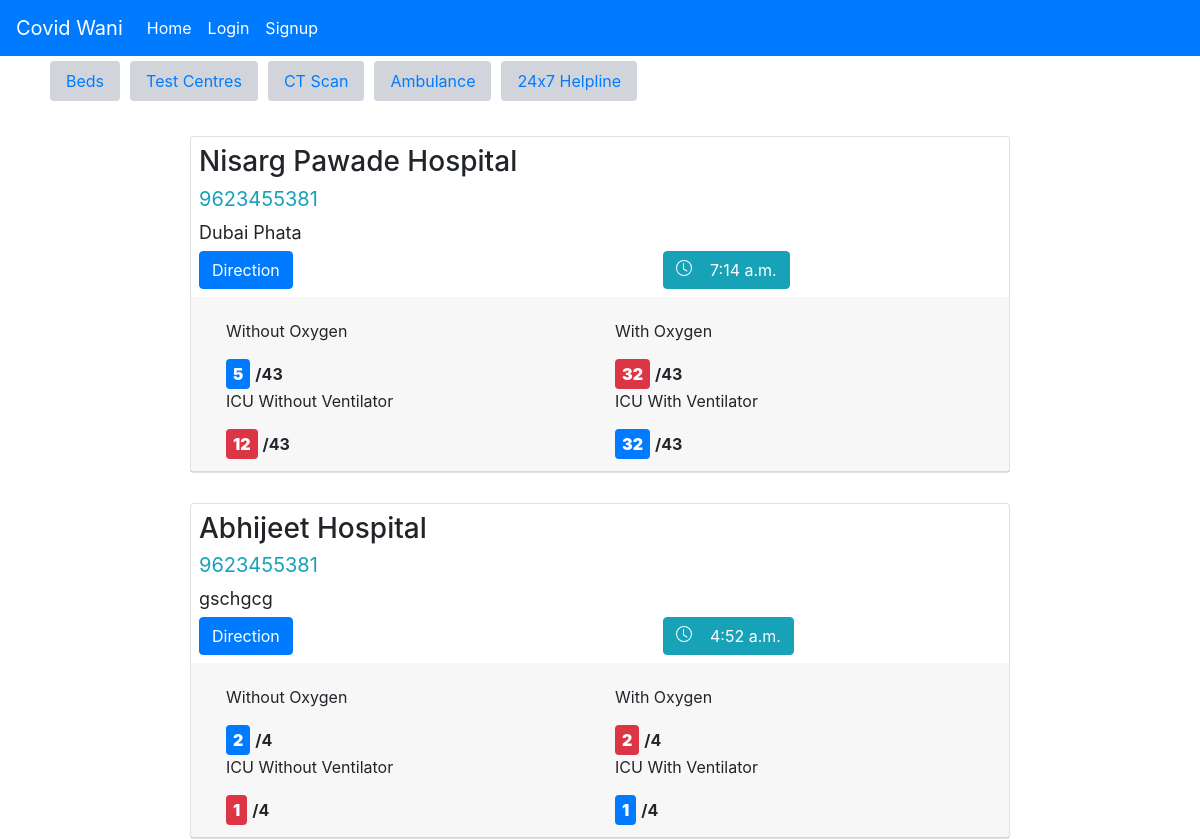
The page / on the database its author committed.
### App/models.py (models this page shows, shortened)
class Hospital(models.Model):
    id = models.AutoField(primary_key=True)
    name = models.ForeignKey(User,on_delete=models.DO_NOTHING)
    phone = models.IntegerField(blank=True, null=True)
    address = models.CharField(max_length=300,null =True)
    status = models.CharField(max_length=20,null=True)
    beds_with_oxygen = models.IntegerField()
    beds_without_oxygen = models.IntegerField(null=True)
    icu_with_ventilator = models.IntegerField(null=True)
    normal_icu = models.IntegerField()
    total_beds_with_oxygen = models.IntegerField(null=True)
    total_beds_without_oxygen = models.IntegerField(null=True)
    total_icu_with_ventilator = models.IntegerField(null=True)
    total_normal_icu = models.IntegerField(null=True)
    time_update = models.TimeField(null=True)

### App/views.py (the view)
# urls.py: path('',views.index,name='index'),
def index(request):
    data = Hospital.objects.all()
    return render(request, 'App/home.html',{'data':data})

### App/templates/App/home.html (shortened to what this page needs)
{% extends 'App/base.html'%}
{% block body %}
<div class="container" style="max-width: 850px; margin-top:1rem">
    {% for x in data %}
    <div class="card" style="margin-top:30px">
        <div class="card-body" style="padding: 8px;">
            <h3 class="card-title" style="margin-bottom: 5px;">{{x.name}}</h3>
            <p class="card-text text-info" style="font-size: 20px; margin-bottom: 5px;">{{x.phone}}</p>
            <p class="card-text" style="font-size: 18px; margin-bottom: 5px;">{{x.address}}</p>
            <div class="row">
                <div class="col">
                    <button class="btn btn-primary" href="#">Direction</button>
                </div>
                <div class="col">
                    <button class="btn btn-info ml-5" href="#"><svg xmlns="http://www.w3.org/2000/svg" width="16" height="16" fill="currentColor" class="bi bi-clock" viewBox="0 0 16 16">
  <path d="M8 3.5a.5.5 0 0 0-1 0V9a.5.5 0 0 0 .252.434l3.5 2a.5.5 0 0 0 .496-.868L8 8.71V3.5z"/>
  <path d="M8 16A8 8 0 1 0 8 0a8 8 0 0 0 0 16zm7-8A7 7 0 1 1 1 8a7 7 0 0 1 14 0z"/>
</svg>&nbsp&nbsp&nbsp&nbsp{{x.time_update}}</button>
                </div>
            </div>
        </div>
        <div class="card-header">
            <div class="container" style="margin-top:10px">
                <div class="row">
                    <div class="col">
                        <p>Without Oxygen</p>
                        <span class="badge badge-primary" style="padding:7px"><b style="font-size:2vh">{{x.beds_without_oxygen}}</b></span><span
                            style="margin-left:5px"><b>/{{x.total_beds_without_oxygen}}</b></span>
                    </div>
                    <div class="col">
                        <p>With Oxygen</p>
                        <span class="badge badge-primary bg-danger" style="padding:7px"><b style="font-size:2vh">{{x.beds_with_oxygen}}</b></span><span
                            style="margin-left:5px"><b>/{{x.total_beds_with_oxygen}}</b></span>
                    </div>
                    <div class="col">
                        <p>ICU Without Ventilator</p>
                        <span class="badge badge-primary bg-danger" style="padding:7px"><b style="font-size:2vh">{{x.icu_with_ventilator}}</b></span><span
                            style="margin-left:5px"><b>/{{x.total_icu_with_ventilator}}</b></span>
                    </div>
                    <div class="col">
                        <p>ICU With Ventilator</p>
                        <span class="badge badge-primary" style="padding:7px"><b
                                style="font-size:2vh">{{x.normal_icu}}</b></span><span style="margin-left:5px"><b>/{{x.total_normal_icu}}</b></span>
                    </div>
                </div>
            </div>
        </div>
    </div>
    {% endfor %}
</div>
{% endblock %}

### rows shown on the page
Hospital: name "Nisarg Pawade Hospital", phone "9623455381", address "Dubai Phata", time_update "7:14 a.m.", beds_without_oxygen "5", total_beds_without_oxygen "43", beds_with_oxygen "32", total_beds_with_oxygen "43", icu_with_ventilator "12", total_icu_with_ventilator "43", normal_icu "32", total_normal_icu "43"
Hospital: name "Abhijeet Hospital", phone "9623455381", address "gschgcg", time_update "4:52 a.m.", beds_without_oxygen "2", total_beds_without_oxygen "4", beds_with_oxygen "2", total_beds_with_oxygen "4", icu_with_ventilator "1", total_icu_with_ventilator "4", normal_icu "1", total_normal_icu "4"
